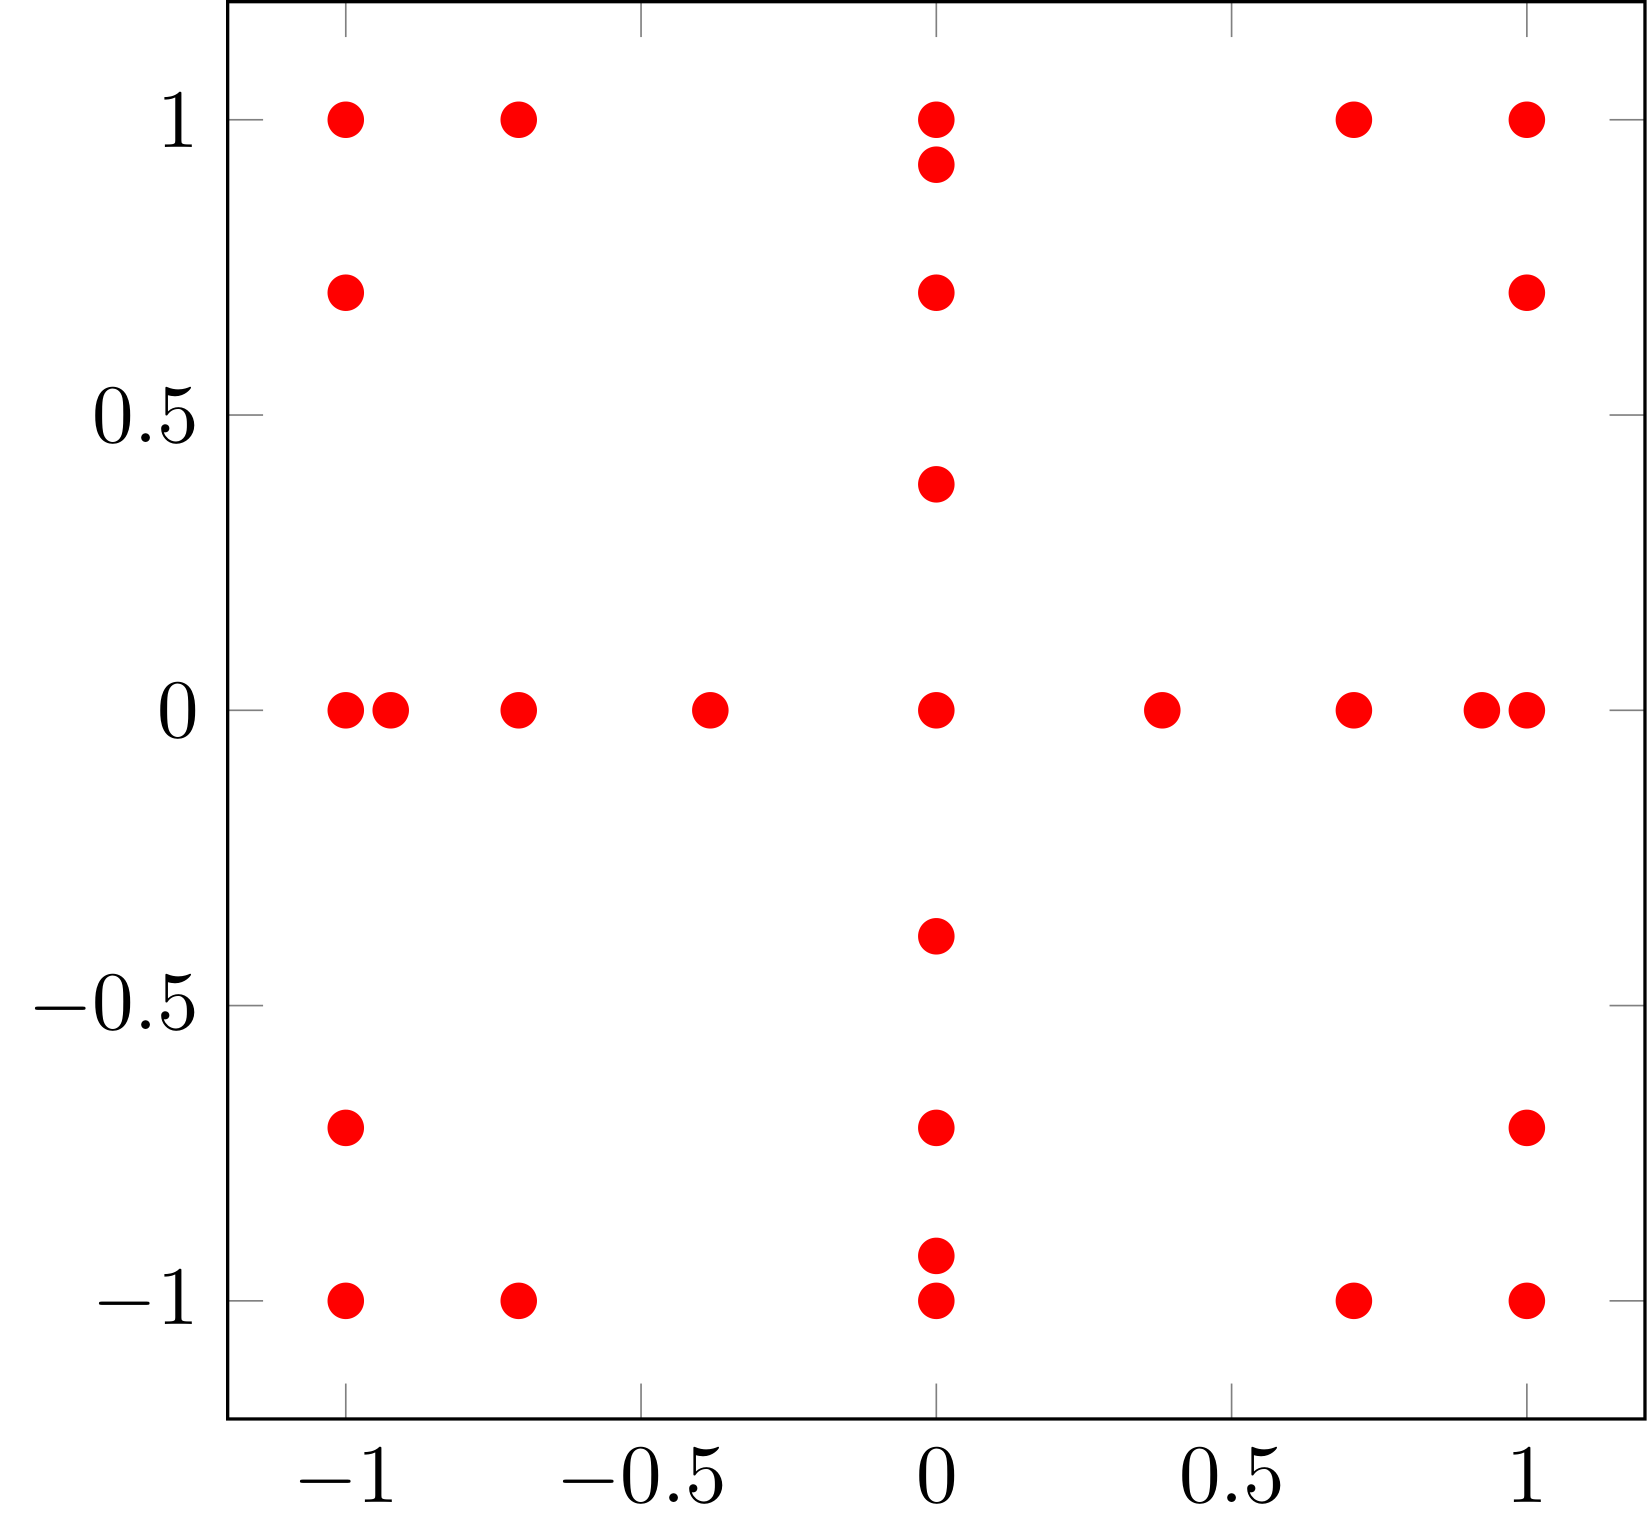

Source code (Julia):
using SpectralKit, PGFPlotsX

basis = smolyak_basis(Chebyshev, EndpointGrid(), Val(3),
                      let b = BoundedLinear(-1,1); (b, b); end)
g = grid(basis)
p = @pgf Axis({scale_only_axis = true,
               width = "6cm",
               height = "6cm" },
              Plot({ only_marks, red }, Coordinates(Tuple.(g))))
pgfsave("smolyak_grid.png", p; dpi = 600)
